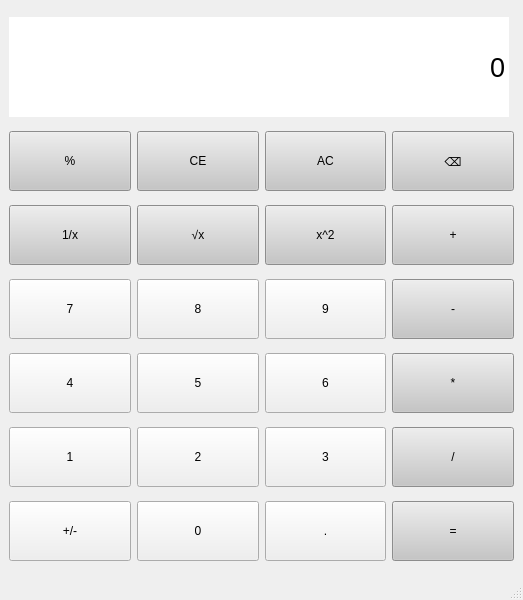
<?xml version="1.0" encoding="UTF-8"?>
<ui version="4.0">
 <class>MainWindow</class>
 <widget class="QMainWindow" name="MainWindow">
  <property name="geometry">
   <rect>
    <x>0</x>
    <y>0</y>
    <width>523</width>
    <height>600</height>
   </rect>
  </property>
  <property name="sizePolicy">
   <sizepolicy hsizetype="Preferred" vsizetype="Preferred">
    <horstretch>0</horstretch>
    <verstretch>0</verstretch>
   </sizepolicy>
  </property>
  <property name="minimumSize">
   <size>
    <width>523</width>
    <height>600</height>
   </size>
  </property>
  <property name="maximumSize">
   <size>
    <width>523</width>
    <height>600</height>
   </size>
  </property>
  <property name="windowTitle">
   <string>Calculator 沈荣杰 2022414120220</string>
  </property>
  <widget class="QWidget" name="centralwidget">
   <layout class="QGridLayout" name="gridLayout">
    <item row="5" column="0">
     <widget class="QPushButton" name="cbButton">
      <property name="minimumSize">
       <size>
        <width>120</width>
        <height>60</height>
       </size>
      </property>
      <property name="styleSheet">
       <string notr="true">QPushButton{
	background:rgb(198, 198, 198);
}
</string>
      </property>
      <property name="text">
       <string>1/x</string>
      </property>
     </widget>
    </item>
    <item row="10" column="1">
     <widget class="QPushButton" name="num_0">
      <property name="sizePolicy">
       <sizepolicy hsizetype="Preferred" vsizetype="Preferred">
        <horstretch>0</horstretch>
        <verstretch>0</verstretch>
       </sizepolicy>
      </property>
      <property name="text">
       <string>0</string>
      </property>
     </widget>
    </item>
    <item row="9" column="2">
     <widget class="QPushButton" name="num_3">
      <property name="sizePolicy">
       <sizepolicy hsizetype="Preferred" vsizetype="Preferred">
        <horstretch>0</horstretch>
        <verstretch>0</verstretch>
       </sizepolicy>
      </property>
      <property name="text">
       <string>3</string>
      </property>
     </widget>
    </item>
    <item row="7" column="0">
     <widget class="QPushButton" name="num_4">
      <property name="sizePolicy">
       <sizepolicy hsizetype="Preferred" vsizetype="Preferred">
        <horstretch>0</horstretch>
        <verstretch>0</verstretch>
       </sizepolicy>
      </property>
      <property name="minimumSize">
       <size>
        <width>120</width>
        <height>60</height>
       </size>
      </property>
      <property name="text">
       <string>4</string>
      </property>
     </widget>
    </item>
    <item row="3" column="3">
     <widget class="QPushButton" name="delButton">
      <property name="minimumSize">
       <size>
        <width>120</width>
        <height>60</height>
       </size>
      </property>
      <property name="styleSheet">
       <string notr="true">QPushButton{
	background:rgb(198, 198, 198);
}
</string>
      </property>
      <property name="text">
       <string>⌫</string>
      </property>
     </widget>
    </item>
    <item row="10" column="0">
     <widget class="QPushButton" name="signButton">
      <property name="minimumSize">
       <size>
        <width>120</width>
        <height>60</height>
       </size>
      </property>
      <property name="text">
       <string>+/-</string>
      </property>
     </widget>
    </item>
    <item row="6" column="0">
     <widget class="QPushButton" name="num_7">
      <property name="sizePolicy">
       <sizepolicy hsizetype="Preferred" vsizetype="Preferred">
        <horstretch>0</horstretch>
        <verstretch>0</verstretch>
       </sizepolicy>
      </property>
      <property name="minimumSize">
       <size>
        <width>120</width>
        <height>60</height>
       </size>
      </property>
      <property name="text">
       <string>7</string>
      </property>
     </widget>
    </item>
    <item row="3" column="2">
     <widget class="QPushButton" name="acButton">
      <property name="minimumSize">
       <size>
        <width>120</width>
        <height>60</height>
       </size>
      </property>
      <property name="styleSheet">
       <string notr="true">QPushButton{
	background:rgb(198, 198, 198);
}
</string>
      </property>
      <property name="text">
       <string>AC</string>
      </property>
     </widget>
    </item>
    <item row="7" column="3">
     <widget class="QPushButton" name="mulButton">
      <property name="minimumSize">
       <size>
        <width>120</width>
        <height>60</height>
       </size>
      </property>
      <property name="styleSheet">
       <string notr="true">QPushButton{
	background:rgb(198, 198, 198);
}
</string>
      </property>
      <property name="text">
       <string>*</string>
      </property>
     </widget>
    </item>
    <item row="5" column="2">
     <widget class="QPushButton" name="squButton">
      <property name="minimumSize">
       <size>
        <width>120</width>
        <height>60</height>
       </size>
      </property>
      <property name="styleSheet">
       <string notr="true">QPushButton{
	background:rgb(198, 198, 198);
}
</string>
      </property>
      <property name="text">
       <string>x^2</string>
      </property>
     </widget>
    </item>
    <item row="7" column="1">
     <widget class="QPushButton" name="num_5">
      <property name="sizePolicy">
       <sizepolicy hsizetype="Preferred" vsizetype="Preferred">
        <horstretch>0</horstretch>
        <verstretch>0</verstretch>
       </sizepolicy>
      </property>
      <property name="text">
       <string>5</string>
      </property>
     </widget>
    </item>
    <item row="9" column="1">
     <widget class="QPushButton" name="num_2">
      <property name="sizePolicy">
       <sizepolicy hsizetype="Preferred" vsizetype="Preferred">
        <horstretch>0</horstretch>
        <verstretch>0</verstretch>
       </sizepolicy>
      </property>
      <property name="text">
       <string>2</string>
      </property>
     </widget>
    </item>
    <item row="7" column="2">
     <widget class="QPushButton" name="num_6">
      <property name="sizePolicy">
       <sizepolicy hsizetype="Preferred" vsizetype="Preferred">
        <horstretch>0</horstretch>
        <verstretch>0</verstretch>
       </sizepolicy>
      </property>
      <property name="text">
       <string>6</string>
      </property>
     </widget>
    </item>
    <item row="9" column="0">
     <widget class="QPushButton" name="num_1">
      <property name="sizePolicy">
       <sizepolicy hsizetype="Preferred" vsizetype="Preferred">
        <horstretch>0</horstretch>
        <verstretch>0</verstretch>
       </sizepolicy>
      </property>
      <property name="minimumSize">
       <size>
        <width>120</width>
        <height>60</height>
       </size>
      </property>
      <property name="text">
       <string>1</string>
      </property>
     </widget>
    </item>
    <item row="9" column="3">
     <widget class="QPushButton" name="divButton">
      <property name="minimumSize">
       <size>
        <width>120</width>
        <height>60</height>
       </size>
      </property>
      <property name="styleSheet">
       <string notr="true">QPushButton{
	background:rgb(198, 198, 198);
}
</string>
      </property>
      <property name="text">
       <string>/</string>
      </property>
     </widget>
    </item>
    <item row="6" column="1">
     <widget class="QPushButton" name="num_8">
      <property name="sizePolicy">
       <sizepolicy hsizetype="Preferred" vsizetype="Preferred">
        <horstretch>0</horstretch>
        <verstretch>0</verstretch>
       </sizepolicy>
      </property>
      <property name="text">
       <string>8</string>
      </property>
     </widget>
    </item>
    <item row="3" column="1">
     <widget class="QPushButton" name="ceButton">
      <property name="minimumSize">
       <size>
        <width>120</width>
        <height>60</height>
       </size>
      </property>
      <property name="styleSheet">
       <string notr="true">QPushButton{
	background:rgb(198, 198, 198);
}
</string>
      </property>
      <property name="text">
       <string>CE</string>
      </property>
     </widget>
    </item>
    <item row="0" column="0" colspan="4">
     <widget class="QLineEdit" name="display">
      <property name="enabled">
       <bool>true</bool>
      </property>
      <property name="sizePolicy">
       <sizepolicy hsizetype="Preferred" vsizetype="Expanding">
        <horstretch>0</horstretch>
        <verstretch>0</verstretch>
       </sizepolicy>
      </property>
      <property name="minimumSize">
       <size>
        <width>500</width>
        <height>100</height>
       </size>
      </property>
      <property name="maximumSize">
       <size>
        <width>500</width>
        <height>100</height>
       </size>
      </property>
      <property name="baseSize">
       <size>
        <width>0</width>
        <height>0</height>
       </size>
      </property>
      <property name="font">
       <font>
        <family>Microsoft YaHei UI</family>
        <pointsize>20</pointsize>
        <italic>false</italic>
        <bold>false</bold>
       </font>
      </property>
      <property name="styleSheet">
       <string notr="true"/>
      </property>
      <property name="text">
       <string>0</string>
      </property>
      <property name="frame">
       <bool>false</bool>
      </property>
      <property name="alignment">
       <set>Qt::AlignmentFlag::AlignRight|Qt::AlignmentFlag::AlignTrailing|Qt::AlignmentFlag::AlignVCenter</set>
      </property>
      <property name="dragEnabled">
       <bool>false</bool>
      </property>
      <property name="readOnly">
       <bool>true</bool>
      </property>
      <property name="cursorMoveStyle">
       <enum>Qt::CursorMoveStyle::LogicalMoveStyle</enum>
      </property>
      <property name="clearButtonEnabled">
       <bool>false</bool>
      </property>
     </widget>
    </item>
    <item row="6" column="2">
     <widget class="QPushButton" name="num_9">
      <property name="sizePolicy">
       <sizepolicy hsizetype="Preferred" vsizetype="Preferred">
        <horstretch>0</horstretch>
        <verstretch>0</verstretch>
       </sizepolicy>
      </property>
      <property name="text">
       <string>9</string>
      </property>
     </widget>
    </item>
    <item row="6" column="3">
     <widget class="QPushButton" name="subButton">
      <property name="minimumSize">
       <size>
        <width>120</width>
        <height>60</height>
       </size>
      </property>
      <property name="styleSheet">
       <string notr="true">QPushButton{
	background:rgb(198, 198, 198);
}
</string>
      </property>
      <property name="text">
       <string>-</string>
      </property>
     </widget>
    </item>
    <item row="10" column="2">
     <widget class="QPushButton" name="periodButton">
      <property name="minimumSize">
       <size>
        <width>120</width>
        <height>60</height>
       </size>
      </property>
      <property name="text">
       <string>.</string>
      </property>
     </widget>
    </item>
    <item row="5" column="1">
     <widget class="QPushButton" name="sqrtButton">
      <property name="minimumSize">
       <size>
        <width>120</width>
        <height>60</height>
       </size>
      </property>
      <property name="styleSheet">
       <string notr="true">QPushButton{
	background:rgb(198, 198, 198);
}
</string>
      </property>
      <property name="text">
       <string>√x</string>
      </property>
     </widget>
    </item>
    <item row="10" column="3">
     <widget class="QPushButton" name="equalButton">
      <property name="sizePolicy">
       <sizepolicy hsizetype="Preferred" vsizetype="Preferred">
        <horstretch>0</horstretch>
        <verstretch>0</verstretch>
       </sizepolicy>
      </property>
      <property name="minimumSize">
       <size>
        <width>120</width>
        <height>60</height>
       </size>
      </property>
      <property name="styleSheet">
       <string notr="true">QPushButton{
	background:rgb(198, 198, 198);
}
</string>
      </property>
      <property name="text">
       <string>=</string>
      </property>
     </widget>
    </item>
    <item row="5" column="3">
     <widget class="QPushButton" name="addButton">
      <property name="minimumSize">
       <size>
        <width>120</width>
        <height>60</height>
       </size>
      </property>
      <property name="styleSheet">
       <string notr="true">QPushButton{
	background:rgb(198, 198, 198);
}
</string>
      </property>
      <property name="text">
       <string>+</string>
      </property>
     </widget>
    </item>
    <item row="3" column="0">
     <widget class="QPushButton" name="modButton">
      <property name="sizePolicy">
       <sizepolicy hsizetype="Preferred" vsizetype="Preferred">
        <horstretch>0</horstretch>
        <verstretch>0</verstretch>
       </sizepolicy>
      </property>
      <property name="minimumSize">
       <size>
        <width>120</width>
        <height>60</height>
       </size>
      </property>
      <property name="styleSheet">
       <string notr="true">QPushButton{
	background:rgb(198, 198, 198);
}
</string>
      </property>
      <property name="text">
       <string>%</string>
      </property>
     </widget>
    </item>
   </layout>
  </widget>
  <widget class="QMenuBar" name="menubar">
   <property name="geometry">
    <rect>
     <x>0</x>
     <y>0</y>
     <width>523</width>
     <height>25</height>
    </rect>
   </property>
  </widget>
  <widget class="QStatusBar" name="statusbar"/>
 </widget>
 <resources/>
 <connections/>
</ui>
